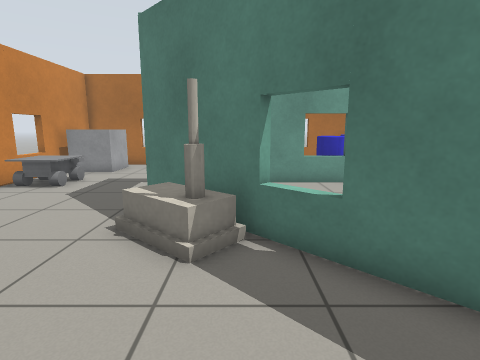
[1] (above)

19 first-person views from a walk through a Gazebo world. The camera is 1 m above the floor, tilts 10° down and sees 80° across. The floor is counted in squares, 0.5 m on a side. Each view is taken from the middle of a square. On the plan, view 1 faces up. The plan holds only what a view shows up to about 17 squares ahead; the rest is blank. Robots are left out. Simple patterns stand in for the simulator's built-in surfaces. Simple shapes stand in for some stock models.

[2]
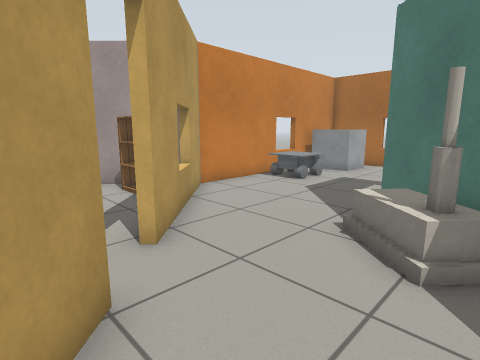

[3]
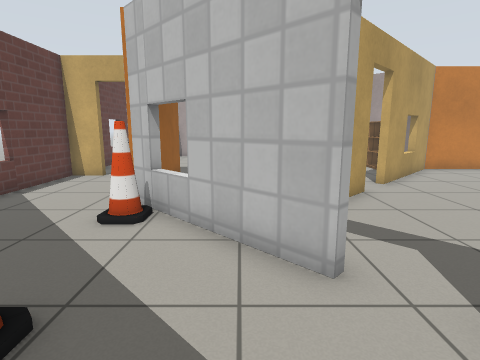

[4]
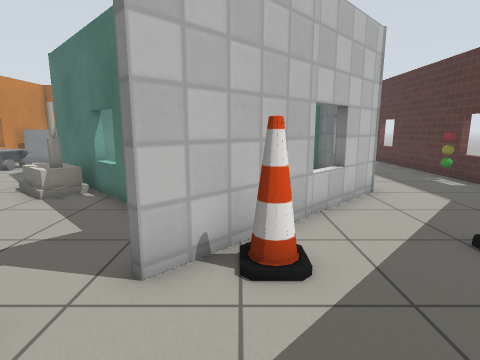

[5]
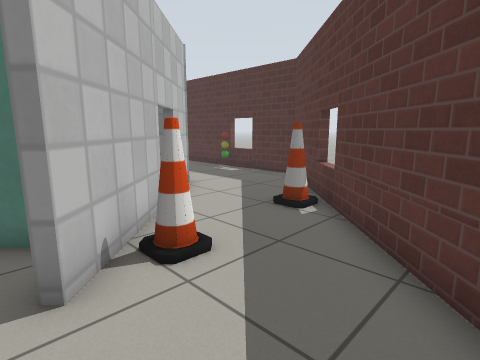

[6]
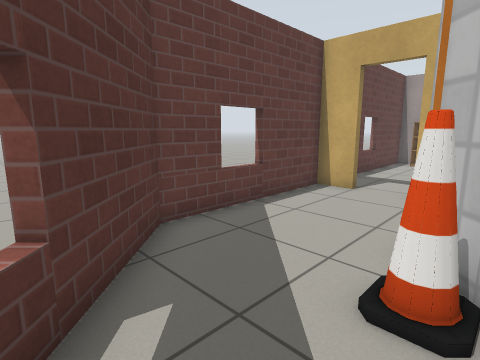

[7]
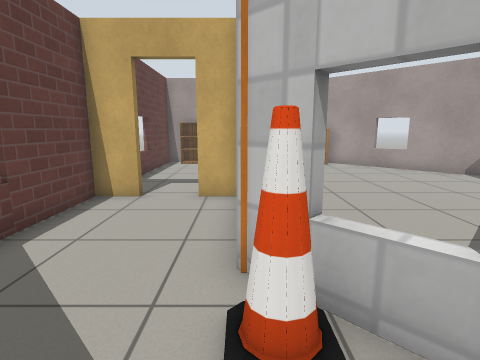

[8]
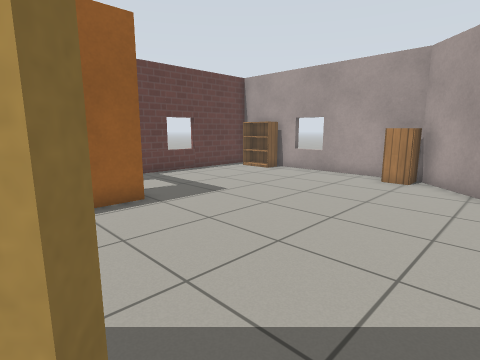

[9]
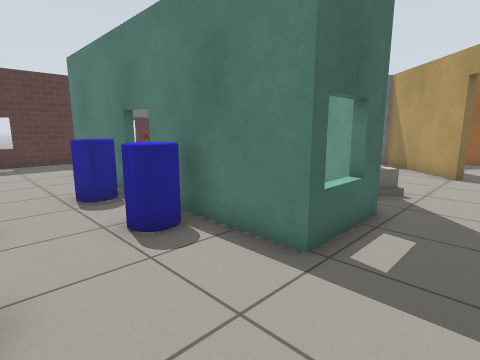

[10]
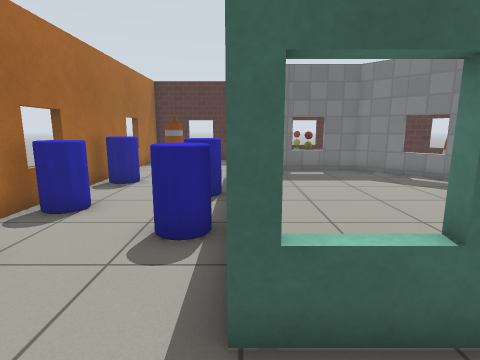

[11]
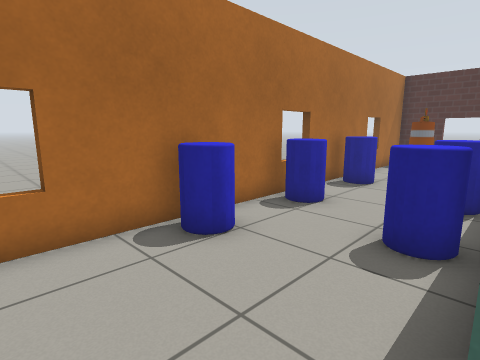

[12]
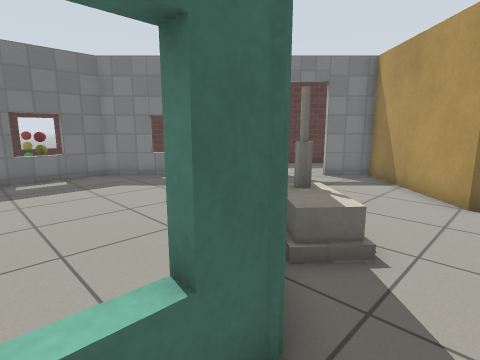

[13]
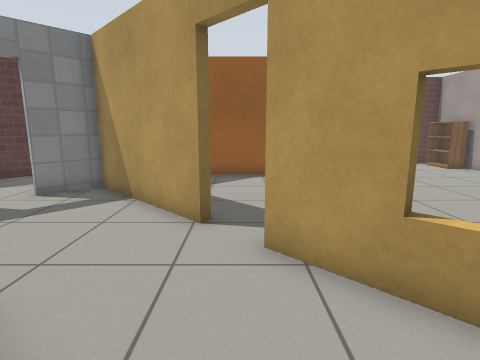

[14]
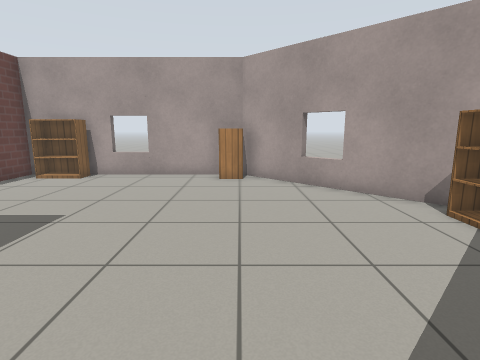

[15]
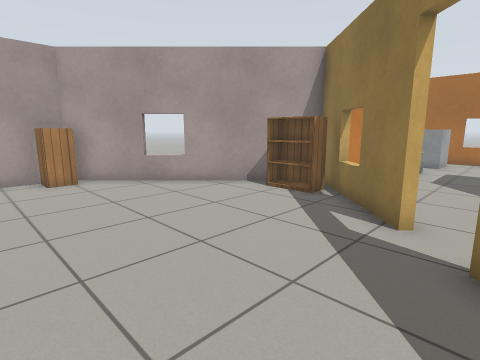

[16]
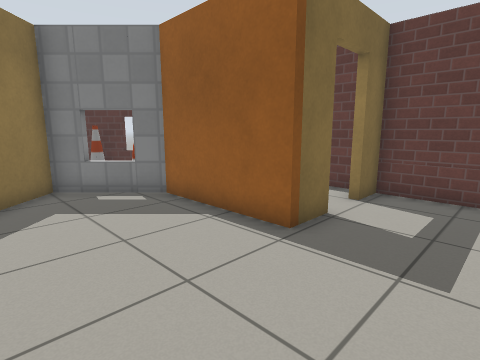

[17]
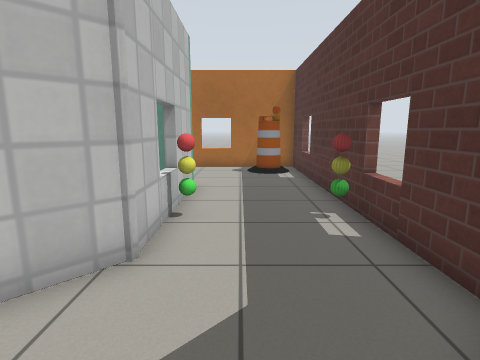

[18]
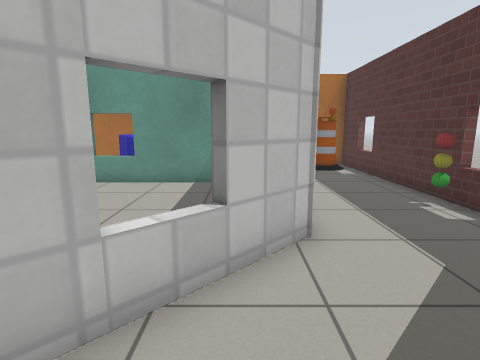

[19]
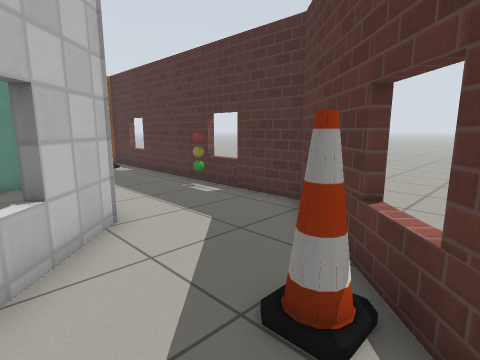

### Floor plan
Points are (right, up) in squares from view 1. A wall is a line through its corners. A room is listed if a view was taken in it or the views show most of it. See-through windows are left out.
Room 1 (views 1, 2, 3, 4, 5, 6, 7, 8, 9, 10, 11, 12, 13, 17, 18, 19)
walls: (3.8, 1.7) (-2.7, 8.2) (-2.7, 11.1) (9.3, 11.1) (9.3, 5.2) (3.6, -0.5); (-3.2, 1.1) (0.8, -2.9) (2.3, -1.4); (2.5, -1.7) (-1.9, -6.1); (-2.8, 9) (-2.3, 9); (-8.5, 6.4) (-4.3, 2.3); (-6.5, -6) (-6.5, -7.2); (-6.5, -9) (-6.5, -10.4) (0, -10.4) (13.9, 3.5) (13.9, 16.4) (-8.5, 16.4) (-8.5, 6.3)
ways out: open door at (-7, -8.5) to room 2; open door at (-3.7, 1.3) to room 2; open door at (3, -1)
objects: other object (-8, 10) to (-7, 12); other object (-8, 14) to (-6, 15); house (-2, 4) to (0, 6); other object (-2, 15) to (-1, 16); cone (0, -6); other object (0, 12) to (1, 12); other object (2, 15) to (2, 16); cone (4, -6); other object (4, 12); cone (5, 0) to (6, 0); other object (6, 15) to (6, 16); cone (9, 0) to (10, 0); traffic light (10, 8); barrel (12, 15) to (13, 15); traffic light (13, 7)
Room 2 (views 14, 15, 16)
walls: (-6.8, -7.4) (-6.8, -5.7) (-2, -5.7) (0.6, -3.1) (-0.8, -1.7); (-4.6, 2) (-8.7, 6.2) (-15.7, -0.9) (-15.7, -10.4) (-6.8, -10.4) (-6.8, -9); (-12, -10.2) (-12, -10.8)
ways out: open door at (-7, -8.5) to room 1; open door at (-3.7, 1.3) to room 1
objects: bookshelf (-15, -9) to (-15, -8); cabinet (-15, -2) to (-15, -1); bookshelf (-9, 4) to (-8, 5)
Room 3 (no view inside)
walls: (6.2, 2.5) (9, 5.3) (9, 10.8) (1.1, 10.8); (-1.8, 7.8) (-0.3, 6.3)

Where each view was taken, in squares from view 1:
view 1: 0 up, 0 right, facing up
view 2: 0 up, 0 right, facing up-left
view 3: 3 down, 6 right, facing left
view 4: 4 down, 5 right, facing up
view 5: 4 down, 3 right, facing up-right
view 6: 5 down, 3 right, facing down-left
view 7: 6 down, 2 right, facing left
view 8: 2 up, 3 left, facing down-left
view 9: 15 up, 5 left, facing down-right
view 10: 11 up, 5 left, facing right
view 11: 11 up, 5 left, facing up-right
view 12: 10 up, 4 left, facing down-right
view 13: 7 up, 4 left, facing down
view 14: 1 down, 3 left, facing left
view 15: 4 down, 3 left, facing up-left
view 16: 1 down, 10 left, facing down-right
view 17: 1 up, 11 right, facing up
view 18: 0 up, 8 right, facing up
view 19: 1 down, 7 right, facing up-right
